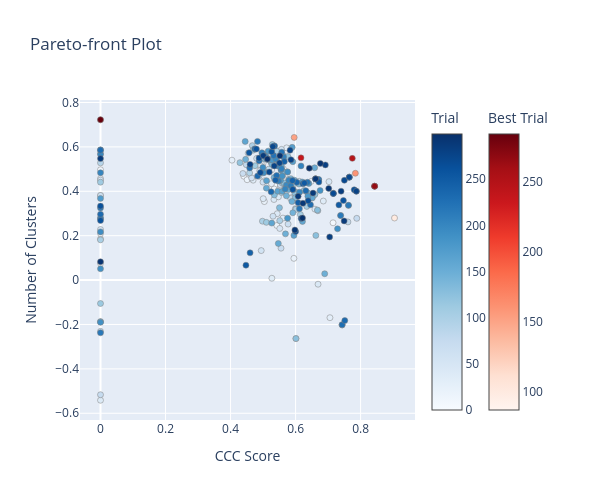

This figure's notebook cell:
### Code cell
import optuna.visualization as vis

fig = vis.plot_pareto_front(
    study,
    target_names=["CCC Score", "Number of Clusters"], # Names for Obj 0 and Obj 1
    include_dominated_trials=True  # Set to True to see all points, not just the best frontier
)

fig.update_layout(width=600, height=500)
fig.show()

### Figure 1 — Plotly figure (JSON) as saved in the notebook; plotly's stock layout.template omitted (floating-point values rounded to 4 significant figures; data arrays with more than 128 entries replaced by an {"elided": "..."} marker saying what was removed)
{"data": [{"hovertemplate": "%{text}<extra>Trial</extra>", "marker": {"color": {"elided": "290 int values"}, "colorbar": {"title": {"text": "Trial"}}, "colorscale": [[0, "rgb(247,251,255)"], [0.125, "rgb(222,235,247)"], [0.25, "rgb(198,219,239)"], [0.375, "rgb(158,202,225)"], [0.5, "rgb(107,174,214)"], [0.625, "rgb(66,146,198)"], [0.75, "rgb(33,113,181)"], [0.875, "rgb(8,81,156)"], [1, "rgb(8,48,107)"]], "line": {"color": "Grey", "width": 0.5}}, "mode": "markers", "showlegend": false, "text": {"elided": "290 str values"}, "type": "scatter", "x": {"elided": "290 float values"}, "y": {"elided": "290 float values"}}, {"hovertemplate": "%{text}<extra>Best Trial</extra>", "marker": {"color": [87, 99, 151, 160, 234, 239, 249, 254, 266, 284], "colorbar": {"title": {"text": "Best Trial"}, "x": 1.1, "xpad": 40, "y": 0.5}, "colorscale": [[0, "rgb(255,245,240)"], [0.125, "rgb(254,224,210)"], [0.25, "rgb(252,187,161)"], [0.375, "rgb(252,146,114)"], [0.5, "rgb(251,106,74)"], [0.625, "rgb(239,59,44)"], [0.75, "rgb(203,24,29)"], [0.875, "rgb(165,15,21)"], [1, "rgb(103,0,13)"]], "line": {"color": "Grey", "width": 0.5}}, "mode": "markers", "showlegend": false, "text": ["{<br>  \"number\": 87,<br>  \"values\": [<br>    0.0,<br>    0.7222644434555083<br>  ],<br>  \"params\": {<br>    \"n_neighbors\": 22,<br>    \"n_components\": 15,<br>    \"min_dist\": 0.07,<br>    \"min_cluster_size\": 28,<br>    \"min_samples\": 14,<br>    \"cluster_selection_epsilon\": 0.21<br>  },<br>  \"user_attrs\": {<br>    \"dbcv_score\": 0.7222644434555083,<br>    \"ccc_score\": 0.0,<br>    \"outlier_ratio\": 0.0024875621890547263,<br>    \"n_clusters\": 2<br>  }<br>}", "{<br>  \"number\": 99,<br>  \"values\": [<br>    0.9042562279521016,<br>    0.2796650659962502<br>  ],<br>  \"params\": {<br>    \"n_neighbors\": 26,<br>    \"n_components\": 11,<br>    \"min_dist\": 0.26,<br>    \"min_cluster_size\": 44,<br>    \"min_samples\": 20,<br>    \"cluster_selection_epsilon\": 0.05<br>  },<br>  \"user_attrs\": {<br>    \"dbcv_score\": 0.2796650659962502,<br>    \"ccc_score\": 0.9042562279521016,<br>    \"outlier_ratio\": 0.49701492537313435,<br>    \"n_clusters\": 6<br>  }<br>}", "{<br>  \"number\": 151,<br>  \"values\": [<br>    0.5957543654022747,<br>    0.6426613562361088<br>  ],<br>  \"params\": {<br>    \"n_neighbors\": 21,<br>    \"n_components\": 14,<br>    \"min_dist\": 0.06,<br>    \"min_cluster_size\": 5,<br>    \"min_samples\": 18,<br>    \"cluster_selection_epsilon\": 0.02<br>  },<br>  \"user_attrs\": {<br>    \"dbcv_score\": 0.6426613562361088,<br>    \"ccc_score\": 0.5957543654022747,<br>    \"outlier_ratio\": 0.41442786069651744,<br>    \"n_clusters\": 34<br>  }<br>}", "{<br>  \"number\": 160,<br>  \"values\": [<br>    0.7838584490389228,<br>    0.4812148141321031<br>  ],<br>  \"params\": {<br>    \"n_neighbors\": 21,<br>    \"n_components\": 7,<br>    \"min_dist\": 0.1,<br>    \"min_cluster_size\": 42,<br>    \"min_samples\": 20,<br>    \"cluster_selection_epsilon\": 0.02<br>  },<br>  \"user_attrs\": {<br>    \"dbcv_score\": 0.4812148141321031,<br>    \"ccc_score\": 0.7838584490389228,<br>    \"outlier_ratio\": 0.3517412935323383,<br>    \"n_clusters\": 11<br>  }<br>}", "{<br>  \"number\": 234,<br>  \"values\": [<br>    0.8430994821900948,<br>    0.42287635892620734<br>  ],<br>  \"params\": {<br>    \"n_neighbors\": 3,<br>    \"n_components\": 10,<br>    \"min_dist\": 0.28,<br>    \"min_cluster_size\": 34,<br>    \"min_samples\": 17,<br>    \"cluster_selection_epsilon\": 0.23<br>  },<br>  \"user_attrs\": {<br>    \"dbcv_score\": 0.42287635892620734,<br>    \"ccc_score\": 0.8430994821900948,<br>    \"outlier_ratio\": 0.38308457711442784,<br>    \"n_clusters\": 10<br>  }<br>}", "{<br>  \"number\": 239,<br>  \"values\": [<br>    0.616636009063641,<br>    0.5505843894563716<br>  ],<br>  \"params\": {<br>    \"n_neighbors\": 26,<br>    \"n_components\": 12,<br>    \"min_dist\": 0.07,<br>    \"min_cluster_size\": 44,<br>    \"min_samples\": 20,<br>    \"cluster_selection_epsilon\": 0.05<br>  },<br>  \"user_attrs\": {<br>    \"dbcv_score\": 0.5505843894563716,<br>    \"ccc_score\": 0.616636009063641,<br>    \"outlier_ratio\": 0.4318407960199005,<br>    \"n_clusters\": 11<br>  }<br>}", "{<br>  \"number\": 249,<br>  \"values\": [<br>    0.7745255243899936,<br>    0.548326854927421<br>  ],<br>  \"params\": {<br>    \"n_neighbors\": 32,<br>    \"n_components\": 10,<br>    \"min_dist\": 0.28,<br>    \"min_cluster_size\": 46,<br>    \"min_samples\": 20,<br>    \"cluster_selection_epsilon\": 0.08<br>  },<br>  \"user_attrs\": {<br>    \"dbcv_score\": 0.548326854927421,<br>    \"ccc_score\": 0.7745255243899936,<br>    \"outlier_ratio\": 0.5238805970149254,<br>    \"n_clusters\": 7<br>  }<br>}", "{<br>  \"number\": 254,<br>  \"values\": [<br>    0.8430994821900948,<br>    0.42287635892620734<br>  ],<br>  \"params\": {<br>    \"n_neighbors\": 3,<br>    \"n_components\": 10,<br>    \"min_dist\": 0.28,<br>    \"min_cluster_size\": 34,<br>    \"min_samples\": 17,<br>    \"cluster_selection_epsilon\": 0.23<br>  },<br>  \"user_attrs\": {<br>    \"dbcv_score\": 0.42287635892620734,<br>    \"ccc_score\": 0.8430994821900948,<br>    \"outlier_ratio\": 0.38308457711442784,<br>    \"n_clusters\": 10<br>  }<br>}", "{<br>  \"number\": 266,<br>  \"values\": [<br>    0.8430994821900948,<br>    0.42287635892620734<br>  ],<br>  \"params\": {<br>    \"n_neighbors\": 3,<br>    \"n_components\": 10,<br>    \"min_dist\": 0.28,<br>    \"min_cluster_size\": 34,<br>    \"min_samples\": 17,<br>    \"cluster_selection_epsilon\": 0.23<br>  },<br>  \"user_attrs\": {<br>    \"dbcv_score\": 0.42287635892620734,<br>    \"ccc_score\": 0.8430994821900948,<br>    \"outlier_ratio\": 0.38308457711442784,<br>    \"n_clusters\": 10<br>  }<br>}", "{<br>  \"number\": 284,<br>  \"values\": [<br>    0.0,<br>    0.7222644434555083<br>  ],<br>  \"params\": {<br>    \"n_neighbors\": 22,<br>    \"n_components\": 15,<br>    \"min_dist\": 0.07,<br>    \"min_cluster_size\": 28,<br>    \"min_samples\": 14,<br>    \"cluster_selection_epsilon\": 0.05<br>  },<br>  \"user_attrs\": {<br>    \"dbcv_score\": 0.7222644434555083,<br>    \"ccc_score\": 0.0,<br>    \"outlier_ratio\": 0.0024875621890547263,<br>    \"n_clusters\": 2<br>  }<br>}"], "type": "scatter", "x": [0, 0.9043, 0.5958, 0.7839, 0.8431, 0.6166, 0.7745, 0.8431, 0.8431, 0], "y": [0.7223, 0.2797, 0.6427, 0.4812, 0.4229, 0.5506, 0.5483, 0.4229, 0.4229, 0.7223]}], "layout": {"height": 500, "title": {"text": "Pareto-front Plot"}, "width": 600, "xaxis": {"autorange": true, "range": [-0.06325, 0.9675], "title": {"text": "CCC Score"}, "type": "linear"}, "yaxis": {"autorange": true, "range": [-0.6303, 0.8112], "title": {"text": "Number of Clusters"}, "type": "linear"}}}
